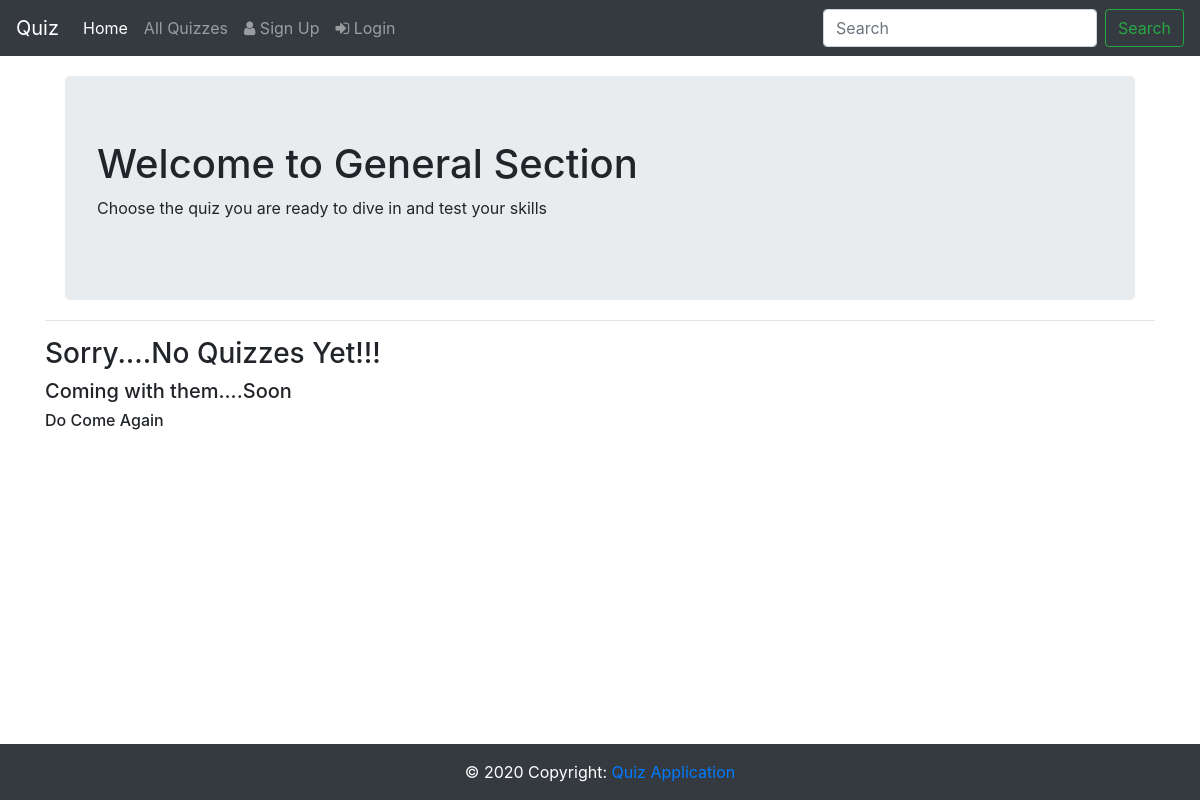
Before: /quiz/category_quiz/General with the older database file.
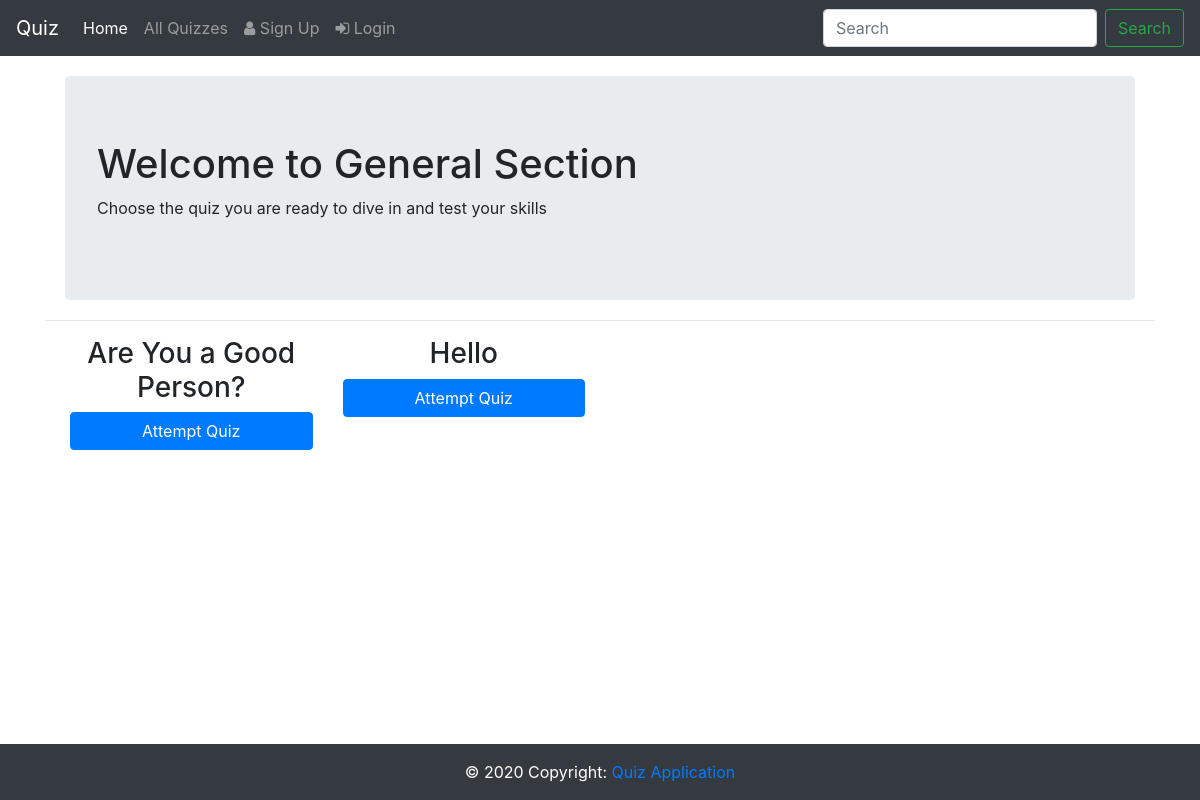
After: the same page with the newer database file.
### QuizApp/models.py (models this page shows, shortened)
class Quiz(models.Model):
    MARKING_CHOICES = [
    ('same', 'Same Marking for all Category'),
    ('different', 'Different Marking for all Category'),
    ]
    title = models.CharField(
        verbose_name=("Title"),
        max_length=60, blank=False)
    description = models.TextField(
        verbose_name=("Description"),
        default = "Get Set Go",
        blank=True, help_text=("A description of the quiz. [Optional]"))
    category = models.ForeignKey(
        Category, null=True, blank=False,
        verbose_name=("Category"), on_delete=models.CASCADE)
    random_order = models.BooleanField(
        blank=False, default=False,
        verbose_name=("Random Order"),
        help_text=("Display the questions in "
                    "a random order or as they "
                    "are set?"))
    max_questions = models.PositiveIntegerField(
        blank=False, null=True, verbose_name=("Max Questions"),
        help_text=("Number of questions to be asked on each attempt. [Optional]"))
    answers_at_end = models.BooleanField(
        blank=False, default=False,
        help_text=("Correct answer is NOT shown after question."
                    " Answers displayed at the end."),
        verbose_name=("Answers at end"))
    pass_mark = models.SmallIntegerField(
        blank=False, default=100,
        verbose_name=("Pass Mark"),
        help_text=("Percentage required to pass exam."),
        validators=[MaxValueValidator(100)])
    marking = models.CharField(max_length=250, choices=MARKING_CHOICES, default='same')
    success_text = models.TextField(
        blank=True, help_text=("Displayed if user passes. [Optional]"),
        verbose_name=("Success Text"), default = "Hey, you successfully passed the quiz. It was difficult but you indeed succeeded. Congratulations and wish you more success!!!.")
    fail_text = models.TextField(
        verbose_name=("Fail Text"),
        blank=True, help_text=("Displayed if user fails. [Optional]"), default = "Hey, you were not able to pass this time. But don't lose hope. Work hard and come with a bang next time.")
    time_alloted = models.CharField(
        max_length=250,
        verbose_name=("Time Alloted"),
        blank=False, help_text=("Time to be alloted for Quiz."),)
    slug = models.SlugField(max_length = 250, null = True, blank = True,)
    quiz_setter = models.ForeignKey(User,on_delete=models.CASCADE,default=None)
    ready_status = models.BooleanField(blank=True, default=False)
    class Meta:
        verbose_name = ("Quiz")
        verbose_name_plural = ("Quizzes")

### QuizApp/views.py (the view)
# urls.py: path('category_quiz/<str:category>', views.CategoryQuiz.as_view(), name = "category_quiz"),
class CategoryQuiz(View):
	def get(self,request,*args,**kwargs):
		category = Category.objects.filter(category = kwargs['category'])
		quiz = Quiz.objects.filter(category = category[0],ready_status = "True").values()
		context = {}
		context['category_quiz'] = quiz
		context['category'] = kwargs['category']
		return render(request, 'category_quiz.html', context)

### templates/category_quiz.html (shortened to what this page needs)
{% extends 'base_nav.html' %}
{% block body %}
    <div class="container">
        <div class="jumbotron" style="margin: 20px;">
            <h1>Welcome to {{category}} Section</h1>
            <p>Choose the quiz you are ready to dive in and test your skills</p>
        </div>
        <hr>
        {% if category_quiz %}
	    	{% for quiz in category_quiz %}
			    {% if forloop.first %}<div class="row text-center" style="margin: 10px;">{% endif %}
			    <div class="col-lg-3 col-md-6 col-sm-6" >
	    			<div class="thumbnail">
						<div class="caption">
							<h3> {{quiz.title}} </h3>
							<p><a href="{% url 'quiz_detail' quiz.slug %}" role="button" class="btn btn-primary btn-block">Attempt Quiz</a></p>
						</div>
					</div>
			    </div>
			    {% if forloop.last %}</div>{% endif %}
			{% endfor %}
		{% else %}
			<h3>Sorry....No Quizzes Yet!!!</h3>
			<h5>Coming with them....Soon</h5>
			<h6>Do Come Again</h6>
		{% endif %}
	</div>
{% endblock %}

Changed rows visible on the page:
now on this page (row edited): Quiz: title "Are You a Good Person?"
added Quiz: title "Hello"
Other visible differences:
text no longer shown: "Sorry....No Quizzes Yet!!! Coming with them....Soon Do Come Again"
